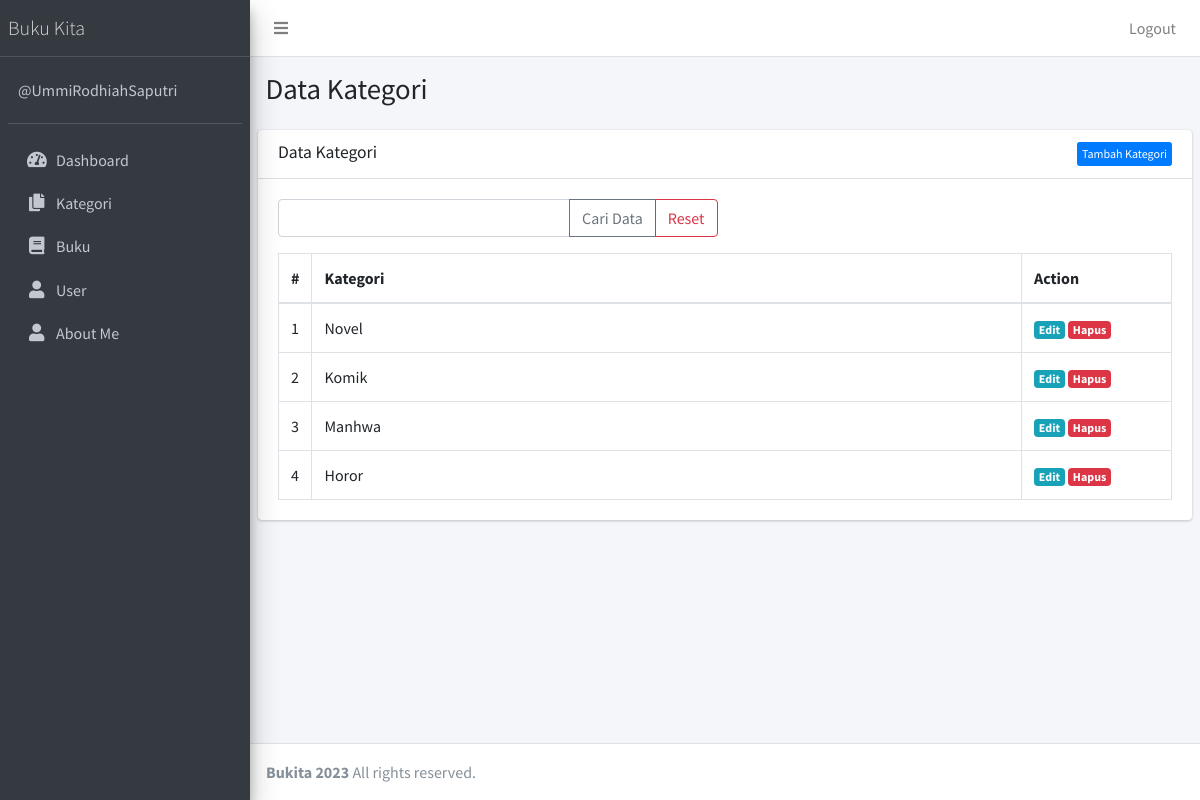
The app's page /public/kategori (signed in) with its own data.
### tables this page shows
CREATE TABLE `kategori` (
  `id` int(11) NOT NULL,
  `nama_kategori` varchar(50) NOT NULL
);

### app/core/Controller.php (called while the page is built, shortened)
<?php
class Controller{
            public function view($view, $data = []) {
            require_once '../app/views/' . $view . '.php';
         }
            public function model($model) {
                return new $model;
            }
}

### app/controllers/Kategori.php (called while the page is built, shortened)
<?php
    class Kategori extends Controller {
        public function index()
        {
        $data['title'] = 'Data Kategori';
        $data['kategori'] = $this->model('KategoriModel')->getAllKategori();
        $this->view('kategori/index', $data);
        }
    }
?>

### app/core/App.php (called while the page is built, shortened)
<?php
class App
{
    protected $method = 'index';
    protected $params = [];
    public function __construct()
    {
        $this->controller = new $this->controller;
        call_user_func_array([$this->controller, $this->method], $this->params);
    }
}

### public/index.php (called while the page is built, shortened)
<?php
$app = new App;

### app/core/Database.php (called while the page is built, shortened)
<?php
    class Database{
        private $host = DB_HOST;
        private $user = DB_USER;
        private $pass = DB_PASS;
        private $dbnm = DB_NAME;
        private $dbh;
        private $stmt;
        public function __construct()
        {
            $dsn = 'mysql:host='. $this->host .';dbname='. $this->dbnm;
            $option = [
            PDO::ATTR_PERSISTENT => true,
            PDO::ATTR_ERRMODE => PDO::ERRMODE_EXCEPTION
            ];
            try{
                $this->dbh = new PDO($dsn,$this->user,$this->pass, $option);
            }catch(PDOException $e){
                die($e->getMessage());
                }
        }
            public function query($query)
            {
            $this->stmt = $this->dbh->prepare($query);
            }
                public function execute()
                {
                    $this->stmt->execute();
                }
                public function resultSet()
                {
                    $this->execute();
                    return $this->stmt->fetchAll(PDO::FETCH_ASSOC);
                }
    }
?>

### app/models/KategoriModel.php (called while the page is built, shortened)
<?php
    class KategoriModel {
        private $table = 'kategori';
        private $db;
        public function __construct()
        {
        $this->db = new Database;
        }
        public function getAllKategori()
        {
        $this->db->query('SELECT  * FROM ' . $this->table);
        return $this->db->resultSet();
        }
    }
?>

### app/views/kategori/index.php (the view, shortened to what this page needs)
<div class="content-wrapper">
    <section class="content-header">
        <div class="container-fluid">
            <div class="row mb-2">
                <div class="col-sm-6">
                    <h1><?= $data['title']; ?></h1>
                </div>
            </div>
        </div>
    </section>
    <section class="content">
        <div class="card">
                <div class="card-header">
                <h3 class="card-title"><?= $data['title'] ?></h3> <a href="<?= base_url;
                ?>/kategori/tambah" class="btn float-right btn-xs btn btn-primary">Tambah Kategori</a>
                </div>
            <div class="card-body">
                <form action="<?= base_url;?>/kategori/cari" method="post">
                    <div class="row mb-3">
                        <div class="col-lg-6">
                            <div class="input-group">
                                <input type="text" class="form-control" placeholder="" name="key" >
                                    <div class="input-group-append">
                                        <button class="btn btn-outline-secondary" type="submit">Cari Data</button>
                                        <a class="btn btn-outline-danger" href="<?=base_url; ?>/kategori" >Reset</a>
                                    </div>
                            </div>
                        </div>
                    </div>
                </form>
                    <table class="table table-bordered">
                        <thead>
                            <tr>
                                <th style="width: 10px">#</th>
                                <th>Kategori</th>
                                <th style="width: 150px">Action</th>
                            </tr>
                        </thead>
                        <tbody>
                            <?php $no=1; ?>
                            <?php foreach ($data['kategori'] as $row) :?>
                            <tr>
                            <td><?= $no; ?></td>
                            <td><?= $row['nama_kategori'];?></td>
                            <td>
                                <a href="<?= base_url; ?>/kategori/edit/<?= $row['id'] ?>" class="badge badge-info ">Edit</a> <a href="<?= base_url; ?>/kategori/hapus/<?= $row['id'] ?>" class="badge badge-danger" onclick="return confirm('Hapus data?');">Hapus</a>
                            </td>
                            </tr>
                            <?php $no++; endforeach; ?>
                        </tbody>
                    </table>
            </div>
        </div>
    </section>
</div>

### records on screen
kategori: nama_kategori "Novel"
kategori: nama_kategori "Komik"
kategori: nama_kategori "Manhwa"
kategori: nama_kategori "Horor"

### other values on screen
$data['title'] "Data Kategori"
